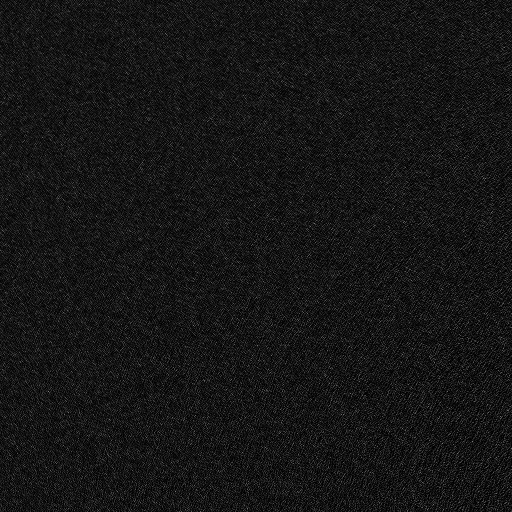
%> input picture 300.bmp, 1024 x 1024 px (shown at 1/2 size)
$ octave LJCM3_2_1.m   (GNU Octave 9; MATLAB toolbox functions it lacks are replaced by stand-ins)
%> lines starting %> are read from the running program, lines starting %| are printed output that depends on the picture
% --------------------------------------------------------------
%
%   功能：      菲涅尔衍射的S-FFT计算
%   执行：调入一个图像，计算平面波照射下给定波长以及距离的衍射场振幅图像
%   主要变量：
%   h ----- 波长
%   z0 ---- 衍射距离
%   U0 ---- 初始光波场的复振幅
%   L0 ---- 初始场宽度
%   Uf ---- 衍射光波场的复振幅
%   L  ---- 衍射场宽度
% --------------------------------------------------------------

clear all;clc;close all;

mm = 1;
um = 1e-3;
nm = 1e-6;

rootPath = '~/';
[nom,chemin] = uigetfile([rootPath,'*.*'],['输入初始图像'],100,100);
%> the answer given: 300.bmp
[XRGB,MAP] = imread([chemin,nom]);
%> XRGB is the input picture: size 1024x1024 uint8; min 0, max 255, mean 21.5
%> MAP = 256 rows, first 12: [0 0 0; 0.00392 0.00392 0.00392; 0.00784 0.00784 0.00784; 0.0118 0.0118 0.0118; 0.0157 0.0157 0.0157; 0.0196 0.0196 0.0196; 0.0235 0.0235 0.0235; 0.0275 0.0275 0.0275; 0.0314 0.0314 0.0314; 0.0353 0.0353 0.0353; 0.0392 0.0392 0.0392; 0.0431 0.0431 0.0431]
X = rgb2gray(XRGB);
z0 = 1000*mm;
z0 = input('衍射距离z0=？(mm)');
%> the answer given: 3
h = 532*nm;
k = 2*pi/h;
[M,N] = size(X);
%> M = 1024; N = 1024
N = min([M,N]);
U0 = double(X);
L0 = sqrt(h*z0*N);
%> L0 = 1.28
L0 = input('初始场宽度=？(mm)');
%> the answer given: 3
Uh = [0:N-1] - N/2;Vh = [0:N-1] - N/2;
%> after `Uh = [0:N-1] - N/2`: Uh = 1024 values from -512 to 511
%> after `Vh = [0:N-1] - N/2`: Vh = 1024 values from -512 to 511
[mh, nh] = meshgrid(Uh, Vh);
figstr = strcat('初始图像宽度=',num2str(L0),'mm');
figure(1),imshow(X,[]),colormap(gray);set(get(gca, 'YLabel'), 'String', '衍射计算');
xlabel(figstr);title('S-FFT方法计算衍射');
% -------------------------------- 菲涅耳衍射的S-FFT计算起始
n = 1:N;
%> n = 1024 values from 1 to 1024
x = -L0/2+L0/N*(n-1);
%> x = 1024 values from -1.5 to 1.5
y = x;
[yy, xx] = meshgrid(y,x);
Fresnel = exp(1j*k/2/z0*(xx.^2+yy.^2));
f2 = U0.*Fresnel;
Uf = fft2(f2,N,N);
Uf = fftshift(Uf);
L = h*z0*N/L0;
x = -L/2 + L/N*(n-1);
y = x;
[yy, xx] = meshgrid(y,x);
phase = exp(1j*k*z0)/(1j*h*z0)*exp(1j*k/2/z0*(xx.^2+yy.^2));    % 计算菲涅尔积分前方的相位因子
Uf = Uf.*phase;
T = L0/N;
Uf = Uf*T*T;
% ------------------------------ 菲涅尔衍射的S-FFT计算结束
If = Uf.*conj(Uf);
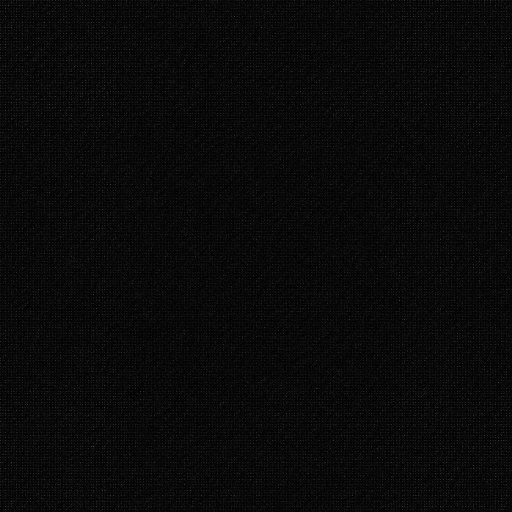
%> If: size 1024x1024 double (shown at 1/2 size); min 0.0184, max 1109812.1, mean 44092.9; drawn with min black and max white
figstr = strcat('衍射场图像宽度=',num2str(L),'mm');
figure(2),imshow(abs(Uf),[]),colormap(gray);set(get(gca, 'YLabel'), 'String', '衍射计算');
%> after `imshow(abs(Uf),[])`:
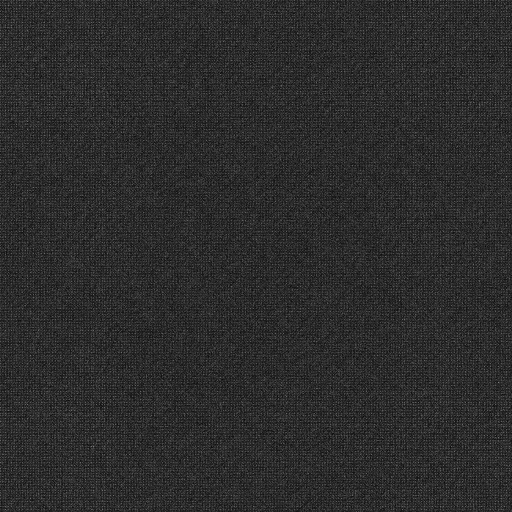
%> displayed picture: size 1024x1024, on the screen's scale of 0 to 255 (shown at 1/2 size); min 0, max 255, mean 43.6
xlabel(figstr);title('S-FFT计算衍射');
